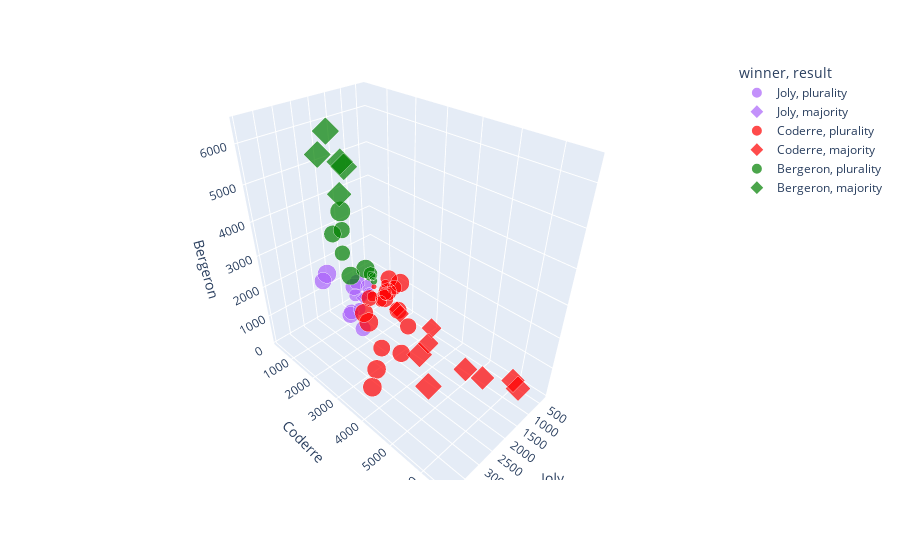

The cell this chart's notebook holds for it:
### Code cell
df = px.data.election()
fig = px.scatter_3d(df, x='Joly', y='Coderre', z='Bergeron', color='winner', size='total', hover_name='district',
                symbol='result', color_discrete_map={'Jolly':'blue', 'Bergeron':'green', 'Coderre':'red'})
fig.show()

### Figure 1 — Plotly figure (JSON) as saved in the notebook; plotly's stock layout.template omitted (floating-point values rounded to 4 significant figures)
{"data": [{"hovertemplate": "<b>%{hovertext}</b><br><br>winner=Joly<br>result=plurality<br>Joly=%{x}<br>Coderre=%{y}<br>Bergeron=%{z}<br>total=%{marker.size}<extra></extra>", "hovertext": ["101-Bois-de-Liesse", "102-Cap-Saint-Jacques", "161-Saint-HenriPetite-BourgognePointe-Saint-Charles", "172-Desmarchais-Crawford", "181-Peter-McGill", "182-Saint-Jacques", "33-Snowdon", "34-Notre-Dame-de-Grâce", "35-Loyola", "41-du Canal", "43-Fort-Rolland", "63-Jacques-Bizard"], "legendgroup": "Joly, plurality", "marker": {"color": "#ab63fa", "size": [7334, 6363, 9378, 7956, 4099, 6357, 4687, 7688, 6125, 3263, 4438, 1432], "sizemode": "area", "sizeref": 27.62, "symbol": "circle"}, "mode": "markers", "name": "Joly, plurality", "scene": "scene", "showlegend": true, "type": "scatter3d", "x": [3024, 2675, 3578, 2849, 1894, 2282, 1636, 3262, 2648, 1266, 1908, 690], "y": [2481, 2525, 2432, 2476, 1451, 1906, 1548, 1773, 2040, 1165, 1325, 518], "z": [1829, 1163, 3368, 2631, 754, 2169, 1503, 2653, 1437, 832, 1205, 224]}, {"hovertemplate": "<b>%{hovertext}</b><br><br>winner=Joly<br>result=majority<br>Joly=%{x}<br>Coderre=%{y}<br>Bergeron=%{z}<br>total=%{marker.size}<extra></extra>", "hovertext": ["61-Pierre-Foretier", "62-Denis-Benjamin-Viger"], "legendgroup": "Joly, majority", "marker": {"color": "#ab63fa", "size": [1887, 1889], "sizemode": "area", "sizeref": 27.62, "symbol": "diamond"}, "mode": "markers", "name": "Joly, majority", "scene": "scene", "showlegend": true, "type": "scatter3d", "x": [998, 1068], "y": [631, 595], "z": [258, 226]}, {"hovertemplate": "<b>%{hovertext}</b><br><br>winner=Coderre<br>result=plurality<br>Joly=%{x}<br>Coderre=%{y}<br>Bergeron=%{z}<br>total=%{marker.size}<extra></extra>", "hovertext": ["11-Sault-au-Récollet", "12-Saint-Sulpice", "134-Marie-Victorin", "14-Bordeaux-Cartierville", "141-Côte-de-Liesse", "142-Norman-McLaren", "162-Saint-PaulÉmard", "171-ChamplainL'Île-des-Soeurs", "192-François-Perrault", "194-Parc-Extension", "22-Est", "31-Darlington", "42-J.-Émery-Provost", "51-Sault-Saint-Louis", "52-Cecil-P.-Newman", "64-Sainte-Geneviève", "71-Tétreaultville", "74-Louis-Riel", "91-Claude-Ryan"], "legendgroup": "Coderre, plurality", "marker": {"color": "red", "size": [8650, 8316, 9259, 7247, 9587, 8385, 7096, 9200, 7583, 5615, 3469, 4287, 3003, 9560, 7809, 789, 9737, 8025, 2062], "sizemode": "area", "sizeref": 27.62, "symbol": "circle"}, "mode": "markers", "name": "Coderre, plurality", "scene": "scene", "showlegend": true, "type": "scatter3d", "x": [2532, 2543, 2431, 2081, 3959, 2822, 2438, 3291, 2039, 1402, 1172, 1232, 1157, 3717, 2943, 326, 3454, 2338, 423], "y": [3348, 3252, 3673, 3612, 4308, 4104, 2566, 3347, 2878, 2420, 1589, 1873, 1193, 4201, 3536, 332, 3694, 3509, 996], "z": [2770, 2521, 3155, 1554, 1320, 1459, 2092, 2562, 2666, 1793, 708, 1182, 653, 1642, 1330, 131, 2589, 2178, 643]}, {"hovertemplate": "<b>%{hovertext}</b><br><br>winner=Coderre<br>result=majority<br>Joly=%{x}<br>Coderre=%{y}<br>Bergeron=%{z}<br>total=%{marker.size}<extra></extra>", "hovertext": ["121-La Pointe-aux-Prairies", "122-Pointe-aux-Trembles", "123-Rivière-des-Prairies", "151-Saint-Léonard-Est", "152-Saint-Léonard-Ouest", "191-Saint-Michel", "21-Ouest", "23-Centre", "81-Marie-Clarac", "82-Ovide-Clermont"], "legendgroup": "Coderre, majority", "marker": {"color": "red", "size": [10546, 9465, 8351, 6454, 8479, 5872, 3951, 4663, 9111, 8060], "sizemode": "area", "sizeref": 27.62, "symbol": "diamond"}, "mode": "markers", "name": "Coderre, majority", "scene": "scene", "showlegend": true, "type": "scatter3d", "x": [3330, 2852, 1656, 1641, 1908, 1220, 1076, 1286, 1435, 1051], "y": [5456, 4734, 5737, 3931, 5387, 3668, 2184, 2526, 6591, 6229], "z": [1760, 1879, 958, 882, 1184, 984, 691, 851, 1085, 780]}, {"hovertemplate": "<b>%{hovertext}</b><br><br>winner=Bergeron<br>result=plurality<br>Joly=%{x}<br>Coderre=%{y}<br>Bergeron=%{z}<br>total=%{marker.size}<extra></extra>", "hovertext": ["113-Jeanne-Mance", "13-Ahuntsic", "133-Vieux-Rosemont", "183-Sainte-Marie", "32-Côte-des-Neiges", "72-MaisonneuveLongue-Pointe", "73-Hochelaga", "92-Joseph-Beaubien", "93-Robert-Bourassa", "94-Jeanne-Sauvé"], "legendgroup": "Bergeron, plurality", "marker": {"color": "green", "size": [7370, 9282, 10866, 6445, 5172, 9135, 7900, 1965, 1330, 1678], "sizemode": "area", "sizeref": 27.62, "symbol": "circle"}, "mode": "markers", "name": "Bergeron, plurality", "scene": "scene", "showlegend": true, "type": "scatter3d", "x": [2316, 2873, 3234, 2271, 1578, 3139, 2675, 592, 419, 489], "y": [1455, 2979, 2670, 1347, 1644, 2746, 1546, 540, 446, 491], "z": [3599, 3430, 4962, 2827, 1950, 3250, 3679, 833, 465, 698]}, {"hovertemplate": "<b>%{hovertext}</b><br><br>winner=Bergeron<br>result=majority<br>Joly=%{x}<br>Coderre=%{y}<br>Bergeron=%{z}<br>total=%{marker.size}<extra></extra>", "hovertext": ["111-Mile-End", "112-DeLorimier", "131-Saint-Édouard", "132-Étienne-Desmarteau", "193-Villeray"], "legendgroup": "Bergeron, majority", "marker": {"color": "green", "size": [9030, 10747, 11050, 10867, 10802], "sizemode": "area", "sizeref": 27.62, "symbol": "diamond"}, "mode": "markers", "name": "Bergeron, majority", "scene": "scene", "showlegend": true, "type": "scatter3d", "x": [2514, 3044, 2815, 2788, 2782], "y": [1734, 1770, 1827, 2331, 2201], "z": [4782, 5933, 6408, 5748, 5819]}], "layout": {"legend": {"itemsizing": "constant", "title": {"text": "winner, result"}, "tracegroupgap": 0}, "margin": {"t": 60}, "scene": {"domain": {"x": [0, 1], "y": [0, 1]}, "xaxis": {"title": {"text": "Joly"}}, "yaxis": {"title": {"text": "Coderre"}}, "zaxis": {"title": {"text": "Bergeron"}}}}}
